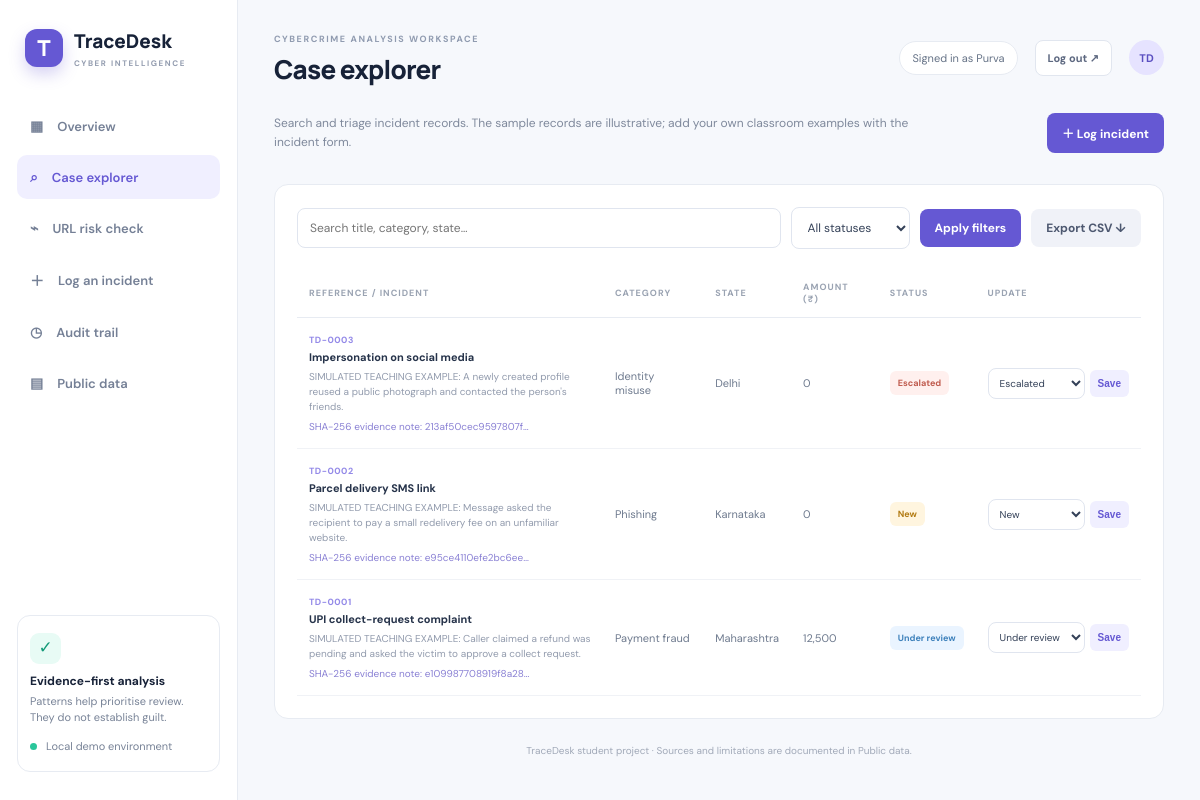
The app's page /cases (signed in) with its own data.
### tables this page shows
CREATE TABLE incidents(
            id INTEGER PRIMARY KEY AUTOINCREMENT, title TEXT NOT NULL,
            category TEXT NOT NULL, state TEXT NOT NULL, amount REAL DEFAULT 0,
            status TEXT DEFAULT 'New', description TEXT NOT NULL, created_at TEXT NOT NULL,
            evidence_hash TEXT DEFAULT '', user_id INTEGER REFERENCES users(id));

### app.py (the view)
@app.route("/cases")
@login_required
def cases():
    q=request.args.get("q","").strip(); status=request.args.get("status",""); uid=session["user_id"]
    with connect() as con:
        sql="SELECT * FROM incidents WHERE user_id=?"; params=[uid]
        if q:
            sql+=" AND (title LIKE ? OR category LIKE ? OR state LIKE ? OR description LIKE ?)"
            params += [f"%{q}%"]*4
        if status: sql+=" AND status=?"; params.append(status)
        sql+=" ORDER BY id DESC"
        rows=con.execute(sql,params).fetchall()
    return render_template("cases.html",incidents=rows,q=q,selected_status=status)

### app.py (called while the page is built)
def connect():
    con = sqlite3.connect(DB)
    con.row_factory = sqlite3.Row
    con.execute("PRAGMA foreign_keys = ON")
    return con

def login_required(view):
    @wraps(view)
    def wrapped(*args, **kwargs):
        if not session.get("user_id"):
            flash("Please log in to access the analyst workspace.", "error")
            return redirect(url_for("login", next=request.path))
        return view(*args, **kwargs)
    return wrapped

### templates/cases.html (shortened to what this page needs)
{% extends "base.html" %}{% block title %}Case explorer · TraceDesk{% endblock %}{% block heading %}Case explorer{% endblock %}
{% block content %}<div class="page-intro"><p>Search and triage incident records. The sample records are illustrative; add your own classroom examples with the incident form.</p><a class="btn primary" href="/report">＋ Log incident</a></div>
<section class="panel"><form class="filters" method="get"><input name="q" value="{{ q }}" placeholder="Search title, category, state…"><select name="status"><option value="">All statuses</option></select><button class="btn primary">Apply filters</button><a class="btn secondary" href="/export">Export CSV ↓</a></form>
<div class="table-wrap"><table><thead><tr><th>REFERENCE / INCIDENT</th><th>CATEGORY</th><th>STATE</th><th>AMOUNT (₹)</th><th>STATUS</th><th>UPDATE</th></tr></thead><tbody>{% for c in incidents %}<tr><td><span class="case-id">TD-{{ "%04d"|format(c.id) }}</span><b>{{ c.title }}</b><small class="row-desc">{{ c.description }}</small>{% if c.evidence_hash %}<small class="hash">SHA-256 evidence note: {{ c.evidence_hash[:18] }}…</small>{% endif %}</td><td>{{ c.category }}</td><td>{{ c.state }}</td><td>{{ "{:,.0f}".format(c.amount) }}</td><td><span class="status {{ c.status|lower|replace(' ','-') }}">{{ c.status }}</span></td><td><form class="inline-form" action="/incident/{{ c.id }}/status" method="post"><select name="status">{% for s in ['New','Under review','Escalated','Closed'] %}<option {% if c.status==s %}selected{% endif %}>{{ s }}</option>{% endfor %}</select><button class="tiny-btn">Save</button></form></td></tr>{% else %}<tr><td colspan="6" class="empty">No incidents match those filters.</td></tr>{% endfor %}</tbody></table></div></section>{% endblock %}

### static/style.css (style rules this page uses)
:root { --ink:#172238;--muted:#788397;--line:#e7ebf2;--bg:#f6f8fc;--purple:#6558d3;--navy:#18233d;--teal:#67dfc0 }
* { box-sizing:border-box }
body { margin:0;background:var(--bg);color:var(--ink);font-family:'DM Sans',sans-serif;font-size:14px }
.btn { border:0;border-radius:8px;padding:11px 15px;font:700 12px 'DM Sans';text-decoration:none;cursor:pointer;display:inline-flex;align-items:center;justify-content:center;gap:15px }
.btn.primary { background:var(--purple);color:#fff }
.btn.secondary { background:#f0f2f8;color:#4d5870 }
.metric,.panel { background:#fff;border:1px solid var(--line);border-radius:14px }
.panel { padding:22px }
.table-wrap { overflow-x:auto;margin-top:20px }
table { border-collapse:collapse;width:100%;min-width:650px }
th { text-align:left;font-size:9px;letter-spacing:1px;color:#9aa3b2;font-weight:700;padding:12px;border-bottom:1px solid var(--line) }
td { padding:14px 12px;border-bottom:1px solid #f0f2f6;font-size:11px;color:#6e7a8e;vertical-align:middle }
td b { display:block;color:#26334a;font-size:11px;margin-top:4px }
.case-id { font-size:9px;color:#9389e8;font-weight:700;letter-spacing:.5px }
.status { display:inline-block;border-radius:6px;padding:6px 8px;font-size:9px;font-weight:700;background:#f1f3f8;color:#687489;white-space:nowrap }
.status.new { background:#fff5df;color:#b27b13 }
.status.under-review { background:#eaf4ff;color:#3f82bc }
.status.escalated { background:#fff0ee;color:#c05c4f }
.page-intro { display:flex;align-items:center;justify-content:space-between;margin:-10px 0 20px;gap:20px }
.page-intro p { color:#7f899c;font-size:12px;line-height:1.6;max-width:680px }
.filters { display:flex;gap:10px;align-items:center }
.filters input { flex:1;min-width:180px }
.filters input,.filters select,input,select,textarea { font:12px 'DM Sans';color:#344158;background:#fff;border:1px solid #e0e5ef;border-radius:8px;padding:11px 12px;outline:none }
.inline-form { display:flex;gap:5px;align-items:center }
.inline-form select { padding:7px;max-width:115px;font-size:10px }
.tiny-btn { border:0;background:#f0efff;color:#6558d3;border-radius:6px;padding:8px;font-size:10px;font-weight:700;cursor:pointer }
.row-desc,.hash { display:block;max-width:300px;line-height:1.5;margin-top:5px;color:#929bad;font-size:10px }
.hash { color:#8a81d4 }

### records on screen
incidents: id "0003", title "Impersonation on social media", description "SIMULATED TEACHING EXAMPLE: A newly created profile reused a public photograph and contacted the person's friends.", evidence_hash "213af50cec9597807f", category "Identity misuse", state "Delhi", amount "0", status "Escalated"
incidents: id "0002", title "Parcel delivery SMS link", description "SIMULATED TEACHING EXAMPLE: Message asked the recipient to pay a small redelivery fee on an unfamiliar website.", evidence_hash "e95ce4110efe2bc6ee", category "Phishing", state "Karnataka", amount "0", status "New"
incidents: id "0001", title "UPI collect-request complaint", description "SIMULATED TEACHING EXAMPLE: Caller claimed a refund was pending and asked the victim to approve a collect request.", evidence_hash "e109987708919f8a28", category "Payment fraud", state "Maharashtra", amount "12,500", status "Under review"

### other values on screen
{{ session.get('user_name') }} "Purva"
